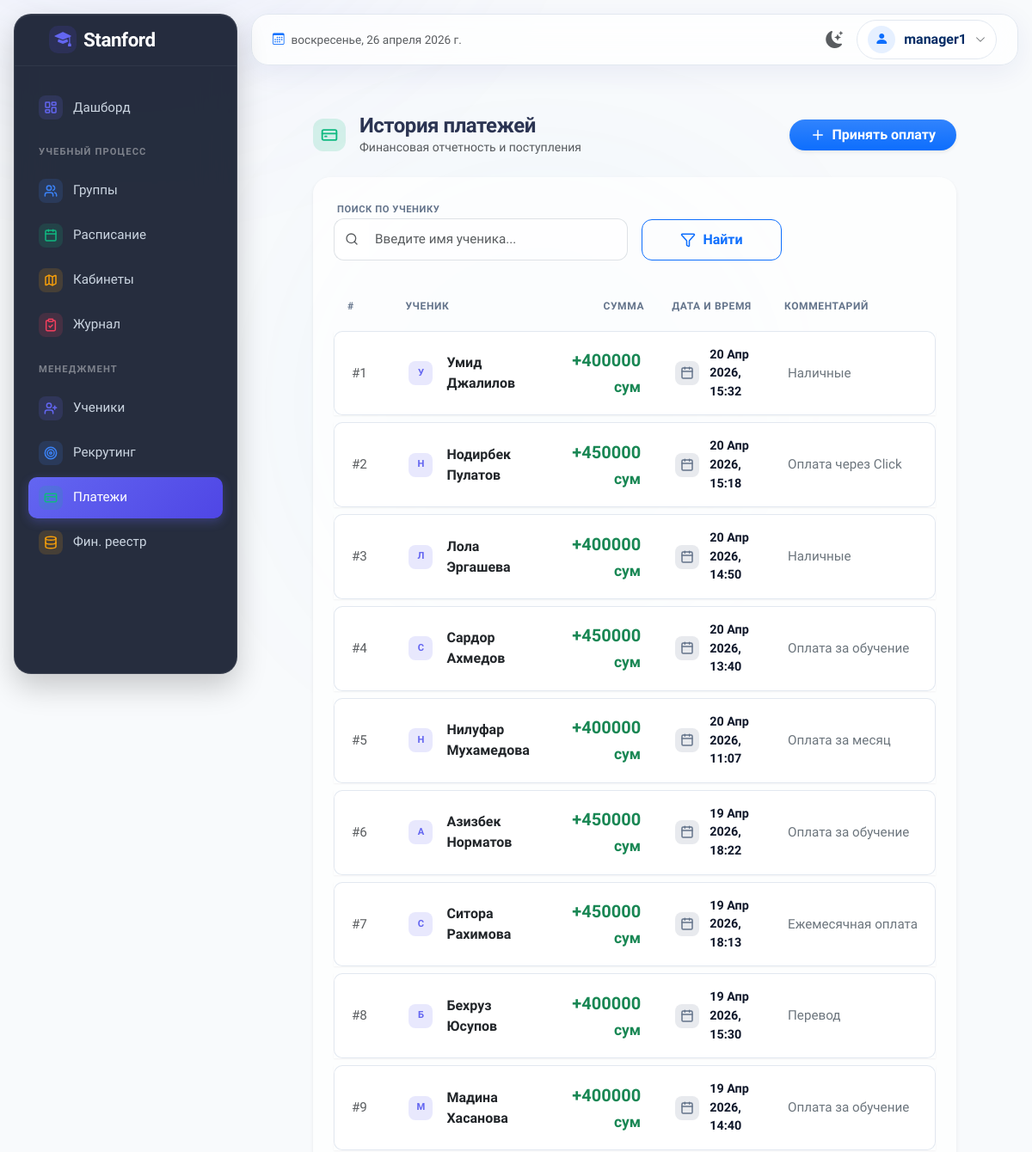
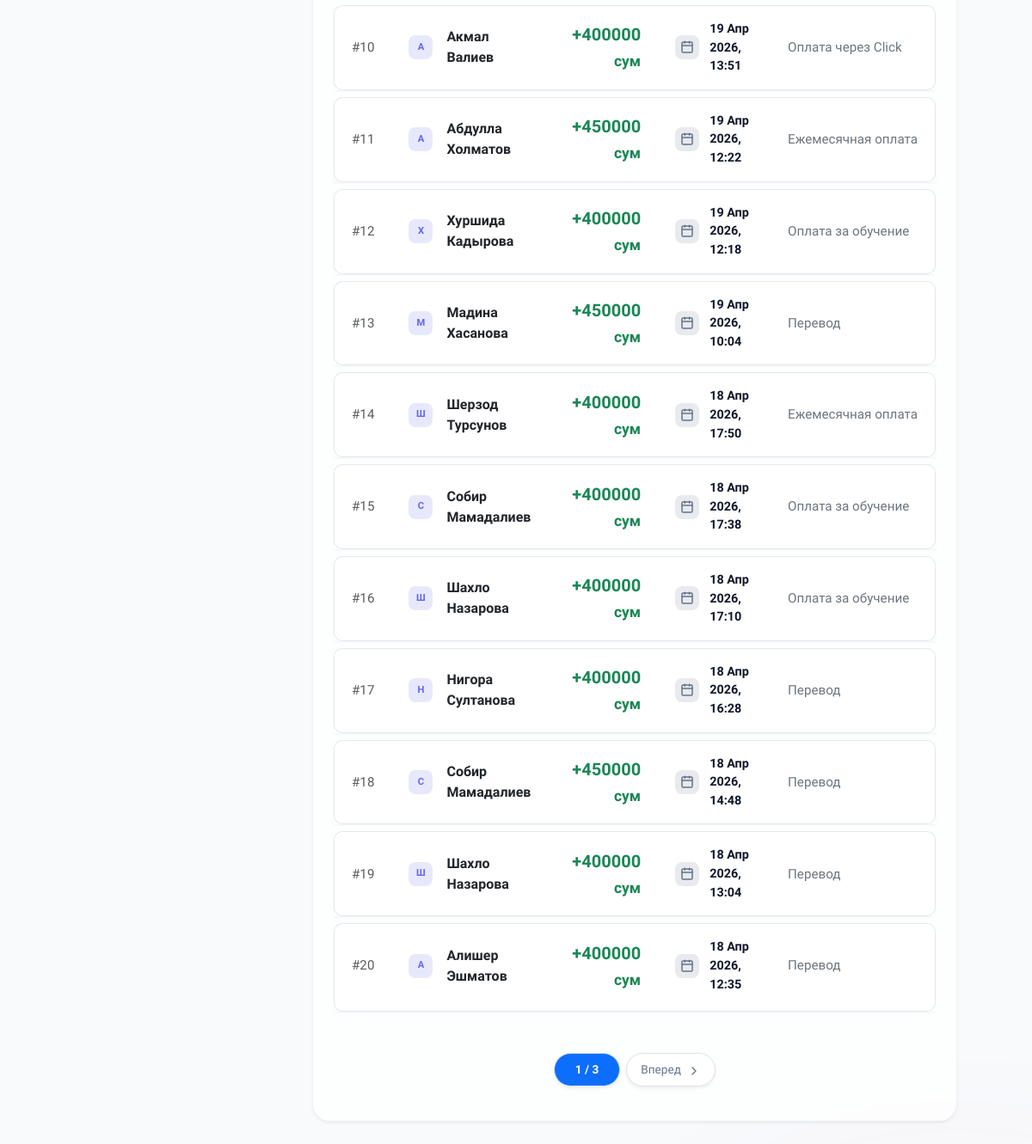
/payments/ (signed in), run on the app's committed database (2 pictures, top to bottom).
### apps/payments/models.py (models this page shows, shortened)
class Payment(models.Model):
    student = models.ForeignKey(
        'students.Student',
        on_delete=models.CASCADE,
        related_name='payments',
        verbose_name='Ученик'
    )
    amount = models.DecimalField(
        'Сумма (сум)',
        max_digits=12,
        decimal_places=0
    )
    date = models.DateTimeField('Дата оплаты')
    comment = models.TextField('Комментарий', blank=True)
    created_at = models.DateTimeField('Дата создания', auto_now_add=True)
    class Meta:
        verbose_name = 'Платёж'
        verbose_name_plural = 'Платежи'
        ordering = ['-date']

### apps/students/models.py (models this page shows, shortened)
class Student(models.Model):
    name = models.CharField('ФИО', max_length=200)
    phone = models.CharField('Телефон', max_length=20, blank=True)
    manager = models.ForeignKey(
        'managers.Manager',
        on_delete=models.SET_NULL,
        null=True,
        blank=True,
        related_name='students',
        verbose_name='Менеджер'
    )
    created_at = models.DateTimeField('Дата создания', auto_now_add=True)
    is_active = models.BooleanField('Активный', default=True)
    class Meta:
        verbose_name = 'Ученик'
        verbose_name_plural = 'Ученики'
        ordering = ['name']

### apps/payments/views.py (the view)
# urls.py: path('', views.PaymentListView.as_view(), name='list'),
class PaymentListView(ManagerRequiredMixin, ListView):
    model = Payment
    template_name = 'payments/payment_list.html'
    context_object_name = 'payments'
    paginate_by = 20
    def get_queryset(self):
        qs = super().get_queryset().select_related('student')
        search = self.request.GET.get('search', '')
        if search:
            qs = qs.filter(student__name__icontains=search)
        return qs
    def get_context_data(self, **kwargs):
        context = super().get_context_data(**kwargs)
        context['search'] = self.request.GET.get('search', '')
        return context

### apps/managers/mixins.py (called while the page is built)
    def dispatch(self, request, *args, **kwargs):
        if not request.user.is_authenticated:
            return self.handle_no_permission()
        if request.user.is_superuser:
            return super().dispatch(request, *args, **kwargs)
        if hasattr(request.user, 'manager') and request.user.manager.is_active:
            return super().dispatch(request, *args, **kwargs)
        raise PermissionDenied("Доступ запрещен. Требуются права Менеджера.")

### templates/payments/payment_list.html (shortened to what this page needs)
{% extends 'base.html' %}
{% block content %}
<div class="page-header d-flex justify-content-between align-items-center mb-4">
    <div class="d-flex align-items-center gap-3">
        <div class="icon-pill-colored pill-emerald">
            <i data-lucide="credit-card"></i>
        </div>
        <div>
            <h1 class="page-title fw-bold m-0" style="color: #2b3452; font-size: 1.5rem;">История платежей</h1>
            <p class="text-muted small mb-0">Финансовая отчетность и поступления</p>
        </div>
    </div>
    <button hx-get="{% url 'payments:create' %}" hx-target="#modals-here" hx-swap="innerHTML" class="btn btn-primary bg-gradient border-0 fw-bold shadow-sm rounded-pill px-4 d-flex align-items-center gap-2">
        <i data-lucide="plus" style="width: 18px; height: 18px;"></i> Принять оплату
    </button>
</div>
<div class="card border-0 shadow-sm mb-4 glass-panel" style="border-radius: 20px;">
    <div class="card-body p-4">
        <form method="get" class="row g-3 mb-4 align-items-end">
            <div class="col-md-6">
                <label class="modern-data-label ms-1">Поиск по ученику</label>
                <div class="input-group">
                    <span class="input-group-text bg-white border-end-0 border" style="border-radius: 12px 0 0 12px;"><i data-lucide="search" class="text-muted" style="width: 16px; height: 16px;"></i></span>
                    <input type="text" name="search" class="form-control border-start-0 border px-2" style="border-radius: 0 12px 12px 0;" placeholder="Введите имя ученика..." value="{{ search|default:'' }}">
                </div>
            </div>
            <div class="col-md-3">
                <button type="submit" class="btn btn-outline-primary w-100 fw-bold d-flex align-items-center justify-content-center gap-2" style="border-radius: 12px; height: 48px;">
                    <i data-lucide="filter" style="width: 18px; height: 18px;"></i> Найти
                </button>
            </div>
        </form>
        {% if payments %}
        <div class="table-responsive overflow-visible">
            <table class="table table-custom table-hover align-middle mb-0">
                <thead>
                    <tr>
                        <th class="border-0">#</th>
                        <th class="border-0">Ученик</th>
                        <th class="border-0 text-end">Сумма</th>
                        <th class="border-0">Дата и время</th>
                        <th class="border-0">Комментарий</th>
                    </tr>
                </thead>
                <tbody>
                    {% for payment in payments %}
                    <tr>
                        <td class="text-muted small">#{{ forloop.counter }}</td>
                        <td>
                            <div class="d-flex align-items-center gap-3">
                                <div class="icon-pill-colored sm pill-indigo">
                                    <span class="fw-bold" style="font-size: 0.7rem;">{{ payment.student.name|slice:":1" }}</span>
                                </div>
                                <a href="{% url 'students:detail' payment.student.pk %}" class="text-decoration-none fw-bold text-dark fs-6 d-block">
                                    {{ payment.student.name }}
                                </a>
                            </div>
                        </td>
                        <td class="text-end">
                            <div class="fw-bold text-success fs-5">+{{ payment.amount|floatformat:0 }} <small>сум</small></div>
                        </td>
                        <td>
                            <div class="modern-data-item">
                                <div class="icon-pill-colored sm pill-slate">
                                    <i data-lucide="calendar"></i>
                                </div>
                                <span class="modern-data-value">{{ payment.date|date:"d M Y, H:i" }}</span>
                            </div>
                        </td>
                        <td>
                            {% if payment.comment %}
                            <div class="text-truncate text-secondary" style="max-width: 200px;" title="{{ payment.comment }}">
                                {{ payment.comment }}
                            </div>
                            {% else %}
                            <span class="text-muted opacity-50">—</span>
                            {% endif %}
                        </td>
                    </tr>
                    {% endfor %}
                </tbody>
            </table>
        </div>
        {% if is_paginated %}
        <nav class="pagination-custom mt-4">
            <ul class="pagination mb-0 gap-2">
                <li class="page-item active"><span class="page-link border shadow-sm rounded-pill bg-primary text-white fw-bold px-4">{{ page_obj.number }} / {{ page_obj.paginator.num_pages }}</span></li>
                {% if page_obj.has_next %}
                <li class="page-item"><a class="page-link border shadow-sm rounded-pill px-3" href="?page={{ page_obj.next_page_number }}&search={{ search|default:'' }}">Вперед <i data-lucide="chevron-right" class="ms-1" style="width: 16px; height: 16px;"></i></a></li>
                {% endif %}
            </ul>
        </nav>
        {% endif %}
        {% endif %}
    </div>
</div>
{% endblock %}

### templates/base.html (shortened to what this page needs)
{% load static %}
<!DOCTYPE html>
<html lang="ru" data-bs-theme="light">
<head>
    <link href="https://cdn.jsdelivr.net/npm/bootstrap@5.3.3/dist/css/bootstrap.min.css" rel="stylesheet">
    <link href="https://cdn.jsdelivr.net/npm/bootstrap-icons@1.11.3/font/bootstrap-icons.min.css" rel="stylesheet">
    <link href="{% static 'css/style.css' %}" rel="stylesheet">
</head>
<body class="bg-body-custom">
    <div class="app-container">
        <aside class="sidebar" id="sidebar">
            <div class="sidebar-brand-area brand-area">
                <a href="{% url 'dashboard' %}" class="d-flex align-items-center gap-2 text-decoration-none px-3">
                    <div class="brand-icon" style="width:32px;height:32px;font-size:1.2rem;">
                        <i class="bi bi-mortarboard-fill"></i>
                    </div>
                    <span class="sidebar-brand-text">Stanford</span>
                </a>
            </div>
            <div class="sidebar-menu">
                <a href="{% url 'dashboard' %}" class="sidebar-link {% if request.path == '/' or '/dashboard/' in request.path %}active{% endif %}">
                    <div class="icon-pill-colored sm pill-indigo">
                        <i data-lucide="layout-dashboard"></i>
                    </div>
                    <span>Дашборд</span>
                </a>
                {% if request.user.is_superuser or request.user.manager or request.user.teacher %}
                <div class="sidebar-heading">Учебный процесс</div>
                <a href="{% url 'groups:list' %}" class="sidebar-link {% if '/groups/' in request.path and 'schedule' not in request.path %}active{% endif %}">
                    <div class="icon-pill-colored sm pill-blue">
                        <i data-lucide="users"></i>
                    </div>
                    <span>Группы</span>
                </a>
                <a href="{% url 'groups:schedule' %}" class="sidebar-link {% if '/groups/schedule' in request.path %}active{% endif %}">
                    <div class="icon-pill-colored sm pill-emerald">
                        <i data-lucide="calendar"></i>
                    </div>
                    <span>Расписание</span>
                </a>
                <a href="{% url 'groups:room_occupancy' %}" class="sidebar-link {% if '/groups/rooms' in request.path %}active{% endif %}">
                    <div class="icon-pill-colored sm pill-amber">
                        <i data-lucide="map"></i>
                    </div>
                    <span>Кабинеты</span>
                </a>
                <a href="{% url 'attendance:mark' %}" class="sidebar-link {% if '/attendance/' in request.path %}active{% endif %}">
                    <div class="icon-pill-colored sm pill-rose">
                        <i data-lucide="clipboard-check"></i>
                    </div>
                    <span>Журнал</span>
                </a>
                {% endif %}
                {% if request.user.is_superuser or request.user.manager %}
                <div class="sidebar-heading">Менеджмент</div>
                <a href="{% url 'students:list' %}" class="sidebar-link {% if '/students/' in request.path %}active{% endif %}">
                    <div class="icon-pill-colored sm pill-indigo">
                        <i data-lucide="user-plus"></i>
                    </div>
                    <span>Ученики</span>
                </a>
                <a href="{% url 'managers:recruit' %}" class="sidebar-link {% if '/managers/recruit' in request.path %}active{% endif %}">
                    <div class="icon-pill-colored sm pill-blue">
                        <i data-lucide="target"></i>
                    </div>
                    <span>Рекрутинг</span>
                </a>
                <a href="{% url 'payments:list' %}" class="sidebar-link {% if '/payments/' in request.path and 'finance' not in request.path %}active{% endif %}">
                    <div class="icon-pill-colored sm pill-emerald">
                        <i data-lucide="credit-card"></i>
                    </div>
                    <span>Платежи</span>
                </a>
                <a href="{% url 'payments:finance' %}" class="sidebar-link {% if '/payments/finance' in request.path %}active{% endif %}">
                    <div class="icon-pill-colored sm pill-amber">
                        <i data-lucide="database"></i>
                    </div>
                    <span>Фин. реестр</span>
                </a>
                {% endif %}
            </div>
        </aside>
        <main class="main-wrapper">
            <header class="top-header">
                <div class="d-flex align-items-center gap-3">
                    <div class="d-none d-md-flex align-items-center text-muted fw-medium" style="font-size: 0.85rem">
                        <i class="bi bi-calendar3 me-2 text-primary"></i><span id="currentDate"></span>
                    </div>
                </div>
                <div class="d-flex align-items-center gap-3">
                    <button class="btn btn-link text-muted p-0 m-0 border-0" id="themeToggle" title="Переключить тему">
                        <i class="bi bi-moon-stars-fill fs-5" id="themeIcon"></i>
                    </button>
                    {% if user.is_authenticated %}
                    <div class="dropdown">
                        <div class="user-profile-btn" data-bs-toggle="dropdown" aria-expanded="false">
                            <div class="rounded-circle bg-primary bg-opacity-10 d-flex align-items-center justify-content-center text-primary" style="width: 32px; height: 32px;">
                                <i class="bi bi-person-fill"></i>
                            </div>
                            <span class="fw-semibold text-primary-emphasis d-none d-sm-block fs-7">{{ user.username }}</span>
                            <i class="bi bi-chevron-down text-muted" style="font-size: 0.75rem;"></i>
                        </div>
                    </div>
                    {% endif %}
                </div>
            </header>
            <div class="main-content-fluid flex-grow-1 position-relative p-2 p-lg-4 page-entry-animate">
        <div class="container-fluid px-lg-5 px-3 py-4">
            {% block content %}{% endblock %}
        </div>
        </div>
        </main>
    </div>
</body>
</html>

### templates/base.html (style rules this page uses)
.page-entry-animate { animation: pageEntry 0.4s cubic-bezier(0.16, 1, 0.3, 1) forwards; }

### data on the page
Payment: student.name "У", student.name "Умид Джалилов", amount "400000", date "20 Апр 2026, 15:32", comment "Наличные"
Payment: student.name "Н", student.name "Нодирбек Пулатов", amount "450000", date "20 Апр 2026, 15:18", comment "Оплата через Click"
Payment: student.name "Л", student.name "Лола Эргашева", amount "400000", date "20 Апр 2026, 14:50", comment "Наличные"
Payment: student.name "С", student.name "Сардор Ахмедов", amount "450000", date "20 Апр 2026, 13:40", comment "Оплата за обучение"
Payment: student.name "Н", student.name "Нилуфар Мухамедова", amount "400000", date "20 Апр 2026, 11:07", comment "Оплата за месяц"
Payment: student.name "А", student.name "Азизбек Норматов", amount "450000", date "19 Апр 2026, 18:22", comment "Оплата за обучение"
Payment: student.name "С", student.name "Ситора Рахимова", amount "450000", date "19 Апр 2026, 18:13", comment "Ежемесячная оплата"
Payment: student.name "Б", student.name "Бехруз Юсупов", amount "400000", date "19 Апр 2026, 15:30", comment "Перевод"
Payment: student.name "М", student.name "Мадина Хасанова", amount "400000", date "19 Апр 2026, 14:40", comment "Оплата за обучение"
Payment: student.name "А", student.name "Акмал Валиев", amount "400000", date "19 Апр 2026, 13:51", comment "Оплата через Click"
Payment: student.name "А", student.name "Абдулла Холматов", amount "450000", date "19 Апр 2026, 12:22", comment "Ежемесячная оплата"
Payment: student.name "Х", student.name "Хуршида Кадырова", amount "400000", date "19 Апр 2026, 12:18", comment "Оплата за обучение"
Payment: student.name "М", student.name "Мадина Хасанова", amount "450000", date "19 Апр 2026, 10:04", comment "Перевод"
Payment: student.name "Ш", student.name "Шерзод Турсунов", amount "400000", date "18 Апр 2026, 17:50", comment "Ежемесячная оплата"
Payment: student.name "С", student.name "Собир Мамадалиев", amount "400000", date "18 Апр 2026, 17:38", comment "Оплата за обучение"
Payment: student.name "Ш", student.name "Шахло Назарова", amount "400000", date "18 Апр 2026, 17:10", comment "Оплата за обучение"
Payment: student.name "Н", student.name "Нигора Султанова", amount "400000", date "18 Апр 2026, 16:28", comment "Перевод"
Payment: student.name "С", student.name "Собир Мамадалиев", amount "450000", date "18 Апр 2026, 14:48", comment "Перевод"
Payment: student.name "Ш", student.name "Шахло Назарова", amount "400000", date "18 Апр 2026, 13:04", comment "Перевод"
Payment: student.name "А", student.name "Алишер Эшматов", amount "400000", date "18 Апр 2026, 12:35", comment "Перевод"

### other printed values
{{ user.username }} "manager1"
{{ page_obj.number }} "1"
{{ page_obj.paginator.num_pages }} "3"
